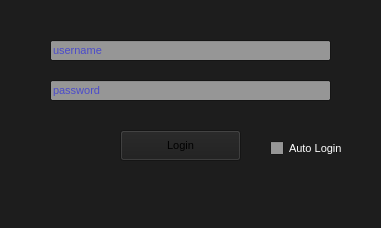
<?xml version="1.0" encoding="UTF-8"?>
<ui version="4.0">
 <class>downloadClips</class>
 <widget class="QMainWindow" name="downloadClips">
  <property name="geometry">
   <rect>
    <x>0</x>
    <y>0</y>
    <width>381</width>
    <height>228</height>
   </rect>
  </property>
  <property name="palette">
   <palette>
    <active>
     <colorrole role="WindowText">
      <brush brushstyle="SolidPattern">
       <color alpha="255">
        <red>255</red>
        <green>255</green>
        <blue>255</blue>
       </color>
      </brush>
     </colorrole>
     <colorrole role="Button">
      <brush brushstyle="SolidPattern">
       <color alpha="255">
        <red>29</red>
        <green>29</green>
        <blue>29</blue>
       </color>
      </brush>
     </colorrole>
     <colorrole role="Light">
      <brush brushstyle="SolidPattern">
       <color alpha="255">
        <red>43</red>
        <green>43</green>
        <blue>43</blue>
       </color>
      </brush>
     </colorrole>
     <colorrole role="Midlight">
      <brush brushstyle="SolidPattern">
       <color alpha="255">
        <red>36</red>
        <green>36</green>
        <blue>36</blue>
       </color>
      </brush>
     </colorrole>
     <colorrole role="Dark">
      <brush brushstyle="SolidPattern">
       <color alpha="255">
        <red>14</red>
        <green>14</green>
        <blue>14</blue>
       </color>
      </brush>
     </colorrole>
     <colorrole role="Mid">
      <brush brushstyle="SolidPattern">
       <color alpha="255">
        <red>19</red>
        <green>19</green>
        <blue>19</blue>
       </color>
      </brush>
     </colorrole>
     <colorrole role="Text">
      <brush brushstyle="SolidPattern">
       <color alpha="255">
        <red>0</red>
        <green>0</green>
        <blue>255</blue>
       </color>
      </brush>
     </colorrole>
     <colorrole role="BrightText">
      <brush brushstyle="SolidPattern">
       <color alpha="255">
        <red>255</red>
        <green>255</green>
        <blue>255</blue>
       </color>
      </brush>
     </colorrole>
     <colorrole role="ButtonText">
      <brush brushstyle="SolidPattern">
       <color alpha="255">
        <red>0</red>
        <green>0</green>
        <blue>0</blue>
       </color>
      </brush>
     </colorrole>
     <colorrole role="Base">
      <brush brushstyle="SolidPattern">
       <color alpha="255">
        <red>150</red>
        <green>150</green>
        <blue>150</blue>
       </color>
      </brush>
     </colorrole>
     <colorrole role="Window">
      <brush brushstyle="SolidPattern">
       <color alpha="255">
        <red>29</red>
        <green>29</green>
        <blue>29</blue>
       </color>
      </brush>
     </colorrole>
     <colorrole role="Shadow">
      <brush brushstyle="SolidPattern">
       <color alpha="255">
        <red>0</red>
        <green>0</green>
        <blue>0</blue>
       </color>
      </brush>
     </colorrole>
     <colorrole role="AlternateBase">
      <brush brushstyle="SolidPattern">
       <color alpha="255">
        <red>14</red>
        <green>14</green>
        <blue>14</blue>
       </color>
      </brush>
     </colorrole>
     <colorrole role="ToolTipBase">
      <brush brushstyle="SolidPattern">
       <color alpha="255">
        <red>255</red>
        <green>255</green>
        <blue>220</blue>
       </color>
      </brush>
     </colorrole>
     <colorrole role="ToolTipText">
      <brush brushstyle="SolidPattern">
       <color alpha="255">
        <red>0</red>
        <green>0</green>
        <blue>0</blue>
       </color>
      </brush>
     </colorrole>
    </active>
    <inactive>
     <colorrole role="WindowText">
      <brush brushstyle="SolidPattern">
       <color alpha="255">
        <red>255</red>
        <green>255</green>
        <blue>255</blue>
       </color>
      </brush>
     </colorrole>
     <colorrole role="Button">
      <brush brushstyle="SolidPattern">
       <color alpha="255">
        <red>29</red>
        <green>29</green>
        <blue>29</blue>
       </color>
      </brush>
     </colorrole>
     <colorrole role="Light">
      <brush brushstyle="SolidPattern">
       <color alpha="255">
        <red>43</red>
        <green>43</green>
        <blue>43</blue>
       </color>
      </brush>
     </colorrole>
     <colorrole role="Midlight">
      <brush brushstyle="SolidPattern">
       <color alpha="255">
        <red>36</red>
        <green>36</green>
        <blue>36</blue>
       </color>
      </brush>
     </colorrole>
     <colorrole role="Dark">
      <brush brushstyle="SolidPattern">
       <color alpha="255">
        <red>14</red>
        <green>14</green>
        <blue>14</blue>
       </color>
      </brush>
     </colorrole>
     <colorrole role="Mid">
      <brush brushstyle="SolidPattern">
       <color alpha="255">
        <red>19</red>
        <green>19</green>
        <blue>19</blue>
       </color>
      </brush>
     </colorrole>
     <colorrole role="Text">
      <brush brushstyle="SolidPattern">
       <color alpha="255">
        <red>0</red>
        <green>0</green>
        <blue>255</blue>
       </color>
      </brush>
     </colorrole>
     <colorrole role="BrightText">
      <brush brushstyle="SolidPattern">
       <color alpha="255">
        <red>255</red>
        <green>255</green>
        <blue>255</blue>
       </color>
      </brush>
     </colorrole>
     <colorrole role="ButtonText">
      <brush brushstyle="SolidPattern">
       <color alpha="255">
        <red>0</red>
        <green>0</green>
        <blue>0</blue>
       </color>
      </brush>
     </colorrole>
     <colorrole role="Base">
      <brush brushstyle="SolidPattern">
       <color alpha="255">
        <red>150</red>
        <green>150</green>
        <blue>150</blue>
       </color>
      </brush>
     </colorrole>
     <colorrole role="Window">
      <brush brushstyle="SolidPattern">
       <color alpha="255">
        <red>29</red>
        <green>29</green>
        <blue>29</blue>
       </color>
      </brush>
     </colorrole>
     <colorrole role="Shadow">
      <brush brushstyle="SolidPattern">
       <color alpha="255">
        <red>0</red>
        <green>0</green>
        <blue>0</blue>
       </color>
      </brush>
     </colorrole>
     <colorrole role="AlternateBase">
      <brush brushstyle="SolidPattern">
       <color alpha="255">
        <red>14</red>
        <green>14</green>
        <blue>14</blue>
       </color>
      </brush>
     </colorrole>
     <colorrole role="ToolTipBase">
      <brush brushstyle="SolidPattern">
       <color alpha="255">
        <red>255</red>
        <green>255</green>
        <blue>220</blue>
       </color>
      </brush>
     </colorrole>
     <colorrole role="ToolTipText">
      <brush brushstyle="SolidPattern">
       <color alpha="255">
        <red>0</red>
        <green>0</green>
        <blue>0</blue>
       </color>
      </brush>
     </colorrole>
    </inactive>
    <disabled>
     <colorrole role="WindowText">
      <brush brushstyle="SolidPattern">
       <color alpha="255">
        <red>14</red>
        <green>14</green>
        <blue>14</blue>
       </color>
      </brush>
     </colorrole>
     <colorrole role="Button">
      <brush brushstyle="SolidPattern">
       <color alpha="255">
        <red>29</red>
        <green>29</green>
        <blue>29</blue>
       </color>
      </brush>
     </colorrole>
     <colorrole role="Light">
      <brush brushstyle="SolidPattern">
       <color alpha="255">
        <red>43</red>
        <green>43</green>
        <blue>43</blue>
       </color>
      </brush>
     </colorrole>
     <colorrole role="Midlight">
      <brush brushstyle="SolidPattern">
       <color alpha="255">
        <red>36</red>
        <green>36</green>
        <blue>36</blue>
       </color>
      </brush>
     </colorrole>
     <colorrole role="Dark">
      <brush brushstyle="SolidPattern">
       <color alpha="255">
        <red>14</red>
        <green>14</green>
        <blue>14</blue>
       </color>
      </brush>
     </colorrole>
     <colorrole role="Mid">
      <brush brushstyle="SolidPattern">
       <color alpha="255">
        <red>19</red>
        <green>19</green>
        <blue>19</blue>
       </color>
      </brush>
     </colorrole>
     <colorrole role="Text">
      <brush brushstyle="SolidPattern">
       <color alpha="255">
        <red>14</red>
        <green>14</green>
        <blue>14</blue>
       </color>
      </brush>
     </colorrole>
     <colorrole role="BrightText">
      <brush brushstyle="SolidPattern">
       <color alpha="255">
        <red>255</red>
        <green>255</green>
        <blue>255</blue>
       </color>
      </brush>
     </colorrole>
     <colorrole role="ButtonText">
      <brush brushstyle="SolidPattern">
       <color alpha="255">
        <red>14</red>
        <green>14</green>
        <blue>14</blue>
       </color>
      </brush>
     </colorrole>
     <colorrole role="Base">
      <brush brushstyle="SolidPattern">
       <color alpha="255">
        <red>29</red>
        <green>29</green>
        <blue>29</blue>
       </color>
      </brush>
     </colorrole>
     <colorrole role="Window">
      <brush brushstyle="SolidPattern">
       <color alpha="255">
        <red>29</red>
        <green>29</green>
        <blue>29</blue>
       </color>
      </brush>
     </colorrole>
     <colorrole role="Shadow">
      <brush brushstyle="SolidPattern">
       <color alpha="255">
        <red>0</red>
        <green>0</green>
        <blue>0</blue>
       </color>
      </brush>
     </colorrole>
     <colorrole role="AlternateBase">
      <brush brushstyle="SolidPattern">
       <color alpha="255">
        <red>29</red>
        <green>29</green>
        <blue>29</blue>
       </color>
      </brush>
     </colorrole>
     <colorrole role="ToolTipBase">
      <brush brushstyle="SolidPattern">
       <color alpha="255">
        <red>255</red>
        <green>255</green>
        <blue>220</blue>
       </color>
      </brush>
     </colorrole>
     <colorrole role="ToolTipText">
      <brush brushstyle="SolidPattern">
       <color alpha="255">
        <red>0</red>
        <green>0</green>
        <blue>0</blue>
       </color>
      </brush>
     </colorrole>
    </disabled>
   </palette>
  </property>
  <property name="font">
   <font>
    <pointsize>8</pointsize>
   </font>
  </property>
  <property name="windowTitle">
   <string>Login</string>
  </property>
  <widget class="QWidget" name="centralwidget">
   <widget class="QPushButton" name="login">
    <property name="geometry">
     <rect>
      <x>120</x>
      <y>130</y>
      <width>121</width>
      <height>31</height>
     </rect>
    </property>
    <property name="text">
     <string>Login</string>
    </property>
   </widget>
   <widget class="QLineEdit" name="username">
    <property name="geometry">
     <rect>
      <x>50</x>
      <y>40</y>
      <width>281</width>
      <height>21</height>
     </rect>
    </property>
    <property name="placeholderText">
     <string>username</string>
    </property>
   </widget>
   <widget class="QLineEdit" name="password">
    <property name="geometry">
     <rect>
      <x>50</x>
      <y>80</y>
      <width>281</width>
      <height>21</height>
     </rect>
    </property>
    <property name="placeholderText">
     <string>password</string>
    </property>
   </widget>
   <widget class="QLabel" name="loginMessage">
    <property name="geometry">
     <rect>
      <x>70</x>
      <y>190</y>
      <width>251</width>
      <height>16</height>
     </rect>
    </property>
    <property name="text">
     <string/>
    </property>
   </widget>
   <widget class="QCheckBox" name="autoLogin">
    <property name="geometry">
     <rect>
      <x>270</x>
      <y>140</y>
      <width>111</width>
      <height>17</height>
     </rect>
    </property>
    <property name="text">
     <string>Auto Login</string>
    </property>
   </widget>
  </widget>
 </widget>
 <resources/>
 <connections/>
</ui>
